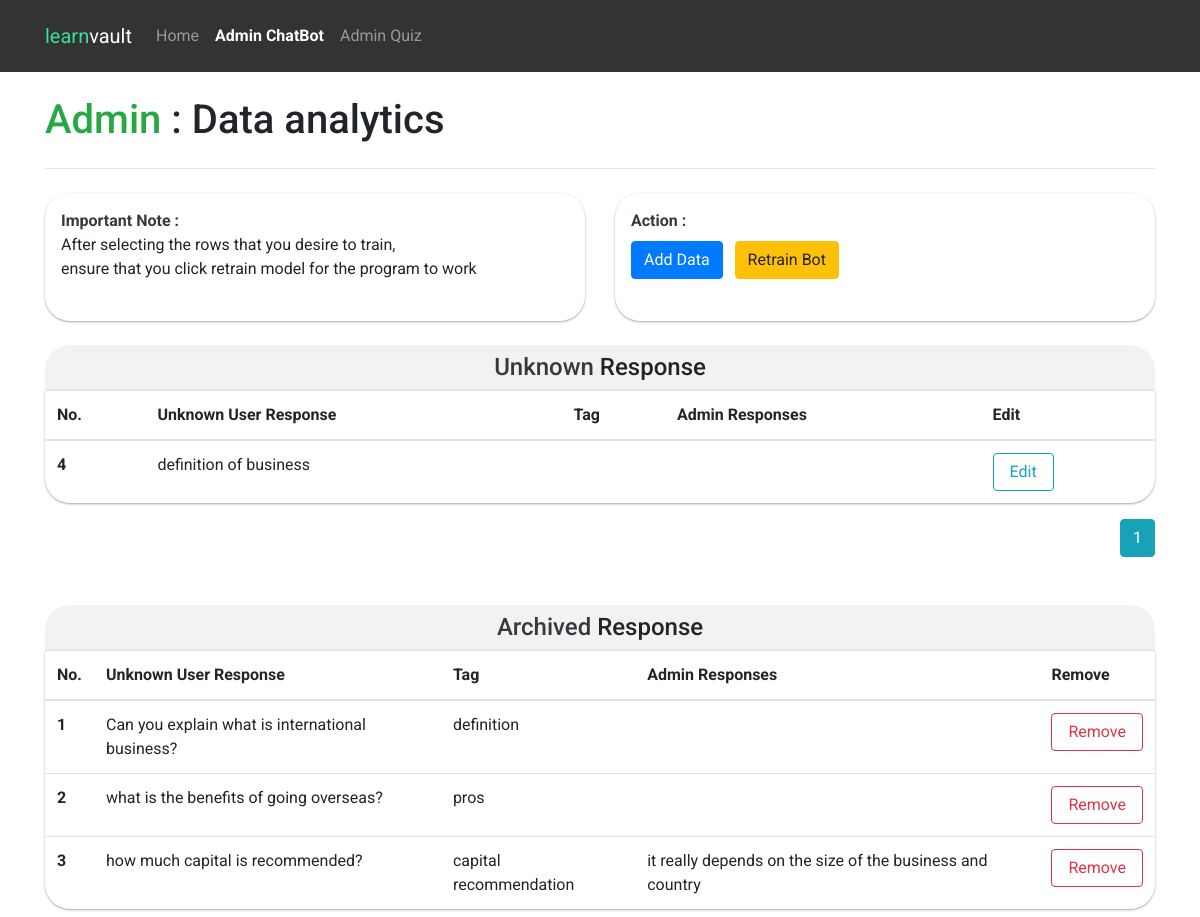
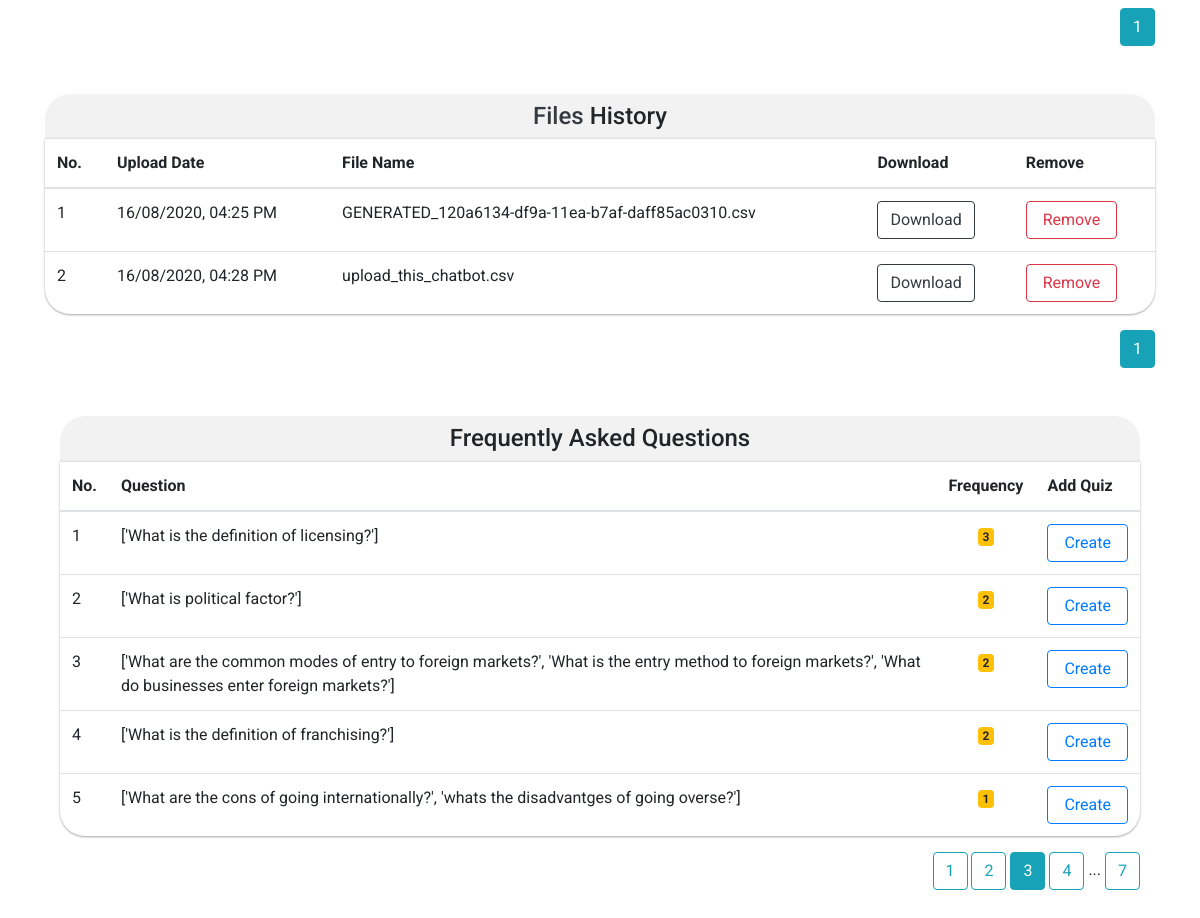
The page /table?page_training_data=3 on the database its author committed (2 pictures, top to bottom).
### main.py (models this page shows)
class Messages(db.Model):
    id = db.Column(db.Integer, primary_key=True)
    message_unknown = db.Column(db.String(200))
    isArchived = db.Column(db.Integer, default=0)
    tag = db.Column(db.String(200), default="")
    admin_response = db.Column(db.String(200), default="")

class Files(db.Model):
    id = db.Column(db.Integer, primary_key=True)
    fileName = db.Column(db.String(100))
    date = db.Column(db.String(20))

class training_data(db.Model):
    id = db.Column(db.Integer, primary_key=True)
    tag = db.Column(db.String(200), default="")
    pattern = db.Column(db.String(200))
    response = db.Column(db.String(200), default="")
    frequency = db.Column(db.Integer, default=0) # To see how often users ask this question

### main.py (the view)
@app.route("/table", methods=['GET', 'POST'])
def table():
    page = request.args.get('page', 1, type=int)
    all_data = (Messages.query.filter_by(isArchived=0)).paginate(page=page, per_page=5)
    page = request.args.get('page_archived', 1, type=int)
    archived_data = (Messages.query.filter_by(isArchived=1)).paginate(page=page, per_page=5)
    page = request.args.get('page_file', 1, type=int)
    file_data = (Files.query.filter_by(id=Files.id)).paginate(page=page, per_page=5)
    page = request.args.get('page_training_data', 1, type=int)
    database_training_data = (training_data.query.order_by(desc(training_data.frequency))).paginate(page=page, per_page=5)
    with open("training_data.json") as f:
        data = json.load(f)
        tag_list = []
        for dictionary in data['intents']:
            tag = dictionary['tag']
            tag_list.append(tag)
    return render_template("admin_chatbot.html", all_data=all_data, archived_data=archived_data, tag_list=tag_list,
                           file_data=file_data, database_training_data=database_training_data)

### templates/admin_chatbot.html (shortened to what this page needs)
<!DOCTYPE html>
<html lang="en">
<head>
    <link rel="stylesheet" href="https://stackpath.bootstrapcdn.com/bootstrap/4.4.1/css/bootstrap.min.css"
>
    <link rel="stylesheet" href="https://use.fontawesome.com/releases/v5.7.2/css/all.css"
>
</head>
<body>
<nav class="navbar navbar-expand-lg navbar-dark  py-3" style="background-color: rgba(0,0,0,0.8) !important;">
    <div class="container">
        <a class="navbar-brand" href="#"><span style="color:rgb(57, 224, 155)">learn</span>vault</a>
        <div class="collapse navbar-collapse" id="navbarNavDropdown">
            <ul class="navbar-nav">
                <li class="nav-item">
                    <a class="nav-link" href="{{ url_for('home') }}">Home</a>
                </li>
                <li class="nav-item active font-weight-bold">
                    <a class="nav-link" href="{{ url_for('table') }}">Admin ChatBot</a>
                </li>
                <li class="nav-item">
                    <a class="nav-link" href="{{ url_for('admin_quiz') }}">Admin Quiz</a>
                </li>
            </ul>
        </div>
    </div>
</nav>
<div class="container">
    <div class="row" style="margin-top:1rem">
        <div class="col-md-10">
            <h1 class="my-2"><span class="text-success">Admin</span> : Data analytics</h1>
        </div>
        <div class="col-md-2">
        </div>
    </div>
    <hr>
</div>
<div class="container">
    <div class="row my-4">
        <div class="col-md-6">
            <div class="box shadow-sm p-3" style="border-radius: 25px;height:8rem;">
                <p><strong class="text-dark">Important Note : </strong><br>After selecting the rows that you desire to
                    train,
                    <br> ensure that you click retrain model for the program to work</p>
            </div>
        </div>
        <div class="col-md-6">
            <div class="box shadow-sm p-3" style="border-radius: 25px;height: 8rem;">
                <strong class="text-dark">
                    Action :
                </strong>
                <br>
                <button type="button" class="btn btn-primary d-inline mt-2" data-toggle="modal"
                        data-target="#exampleModalCenterzz">
                    Add Data
                </button>
                <button type="button" class="btn btn-warning d-inline mt-2 ml-2" data-toggle="modal"
                        data-target="#exampleModal4444">
                    Retrain Bot
                </button>
            </div>
        </div>
    </div>
</div>
<div class="container mb-5">
    <h4 class="text-center p-2 m-0 table-title" style="background-color:rgba(0,0,0,.05);"><span
            class="text-dark">Unknown</span>
        Response </h4>
    <table class="table table-hover shadow-sm table-curved">
        <thead>
        <tr>
            <th scope="col">No.</th>
            <th scope="col">Unknown User Response</th>
            <th scope="col">Tag</th>
            <th scope="col">Admin Responses</th>
            <th scope="col">Edit</th>
        </tr>
        </thead>
        <tbody>
        {% for row in all_data.items %}
        <tr>
            <th scope="row">{{ row.id }}</th>
            <td>{{ row.message_unknown }}</td>
            <td>{{ row.tag }}</td>
            <td>{{ row.admin_response }}</td>
            <td>
                <button type="button" href="/update/{{ row.id }}" class="btn btn-outline-info px-3"
                        data-toggle="modal"
                        data-target="#exampleModal{{ row.id }}">
                    Edit
                </button>
            </td>
        </tr>
        {% endfor %}
        </tbody>
    </table>
    <div class="box-paginate text-right">
        {% for page_num in all_data.iter_pages(left_edge=1, right_edge=1, left_current=1, right_current=2) %}
        {% if page_num %}
        {% if all_data.page == page_num %}
        <a class="btn btn-info" href="{{ url_for('table', page=page_num) }}">{{ page_num }}</a>
        {% else %}
        <a class="btn btn-outline-info" href="{{ url_for('table', page=page_num) }}">{{ page_num }}</a>
        {% endif %}
        {% else %}
        ...
        {% endif %}
        {% endfor %}
    </div>
</div>
<div class="container mb-5 mt-3">
    <h4 class="text-center p-2 m-0 table-title" style="background-color:rgba(0,0,0,.05);"><span
            class="text-dark">Archived</span>
        Response </h4>
    <table class="table table-hover shadow-sm">
        <thead>
        <tr>
            <th scope="col">No.</th>
            <th scope="col">Unknown User Response</th>
            <th scope="col">Tag</th>
            <th scope="col">Admin Responses</th>
            <th scope="col">Remove</th>
        </tr>
        </thead>
        <tbody>
        {% for row in archived_data.items %}
        <tr>
            <th scope="row">{{ row.id }}</th>
            <td>{{ row.message_unknown }}</td>
            <td>{{ row.tag }}</td>
            <td>{{ row.admin_response }}</td>
            <td>
                <a href="/delete_model_messages/{{ row.id }}" class="btn btn-outline-danger px-3"
                   onclick="return confirm('Are you sure to delete?')">Remove</a>
            </td>
        </tr>
        {% endfor %}
        </tbody>
    </table>
    <div class="box-paginate text-right">
        {% for page_num in archived_data.iter_pages(left_edge=1, right_edge=1, left_current=1, right_current=2) %}
        {% if page_num %}
        {% if archived_data.page == page_num %}
        <a class="btn btn-info" href="{{ url_for('table', page_archived=page_num) }}">{{ page_num }}</a>
        {% else %}
        <a class="btn btn-outline-info" href="{{ url_for('table', page_archived=page_num) }}">{{ page_num }}</a>
        {% endif %}
        {% else %}
        ...
        {% endif %}
        {% endfor %}
    </div>
</div>
<div class="container mb-5 mt-3">
    <h4 class="text-center p-2 m-0 table-title" style="background-color:rgba(0,0,0,.05);"><span
            class="text-dark">Files</span> History</h4>
    <table class="table table-hover shadow-sm">
        <thead>
        <tr>
            <th scope="col">No.</th>
            <th scope="col">Upload Date</th>
            <th scope="col">File Name</th>
            <th scope="col">Download</th>
            <th scope="col">Remove</th>
        </tr>
        </thead>
        <tbody>
        {% for row in file_data.items %}
        <tr>
            <td>{{ row.id }}</td>
            <td>{{ row.date }}</td>
            <td>{{ row.fileName }}</td>
            <td>
                <a href="/download/{{ row.id }}" class="btn btn-outline-dark">Download</a>
            </td>
            <td>
                <a href="/delete_model_files/{{ row.id }}" class="btn btn-outline-danger px-3"
                   onclick="return confirm('Are you sure to delete?')">Remove</a>
            </td>
        </tr>
        {% endfor %}
        </tbody>
    </table>
    <div class="box-paginate text-right">
        {% for page_num in file_data.iter_pages(left_edge=1, right_edge=1, left_current=1, right_current=2) %}
        {% if page_num %}
        {% if file_data.page == page_num %}
        <a class="btn btn-info" href="{{ url_for('table', page_file=page_num) }}">{{ page_num }}</a>
        {% else %}
        <a class="btn btn-outline-info" href="{{ url_for('table', page_file=page_num) }}">{{ page_num }}</a>
        {% endif %}
        {% else %}
        ...
        {% endif %}
        {% endfor %}
    </div>
    <div class="container mb-5 mt-3">
        <h4 class="text-center p-2 m-0 table-title mt-5" style="background-color:rgba(0,0,0,.05);">Frequently Asked
            Questions</h4>
        <table class="table table-hover shadow-sm">
            <thead>
            <tr>
                <th scope="col">No.</th>
                <th scope="col">Question</th>
                <th scope="col">Frequency</th>
                <th scope="col">Add Quiz</th>
            </tr>
            </thead>
            <tbody>
            {% for row in database_training_data.items %}
            <tr>
                <td>{{ loop.index }}</td>
                <td>{{ row.pattern }}</td>
                <td class="text-center"><span class="badge badge-warning font-weight-bold">{{ row.frequency }}</span>
                </td>
                <td>
                    <a href="/admin_chatbot/{{ row.id }}" class="btn btn-outline-primary px-3"
                       onclick="return confirm('Are you sure to create quiz?')">Create</a>
                </td>
            </tr>
            {% endfor %}
            </tbody>
        </table>
        <div class="box-paginate text-right">
            {% for page_num in database_training_data.iter_pages(left_edge=1, right_edge=1, left_current=1,
            right_current=2) %}
            {% if page_num %}
            {% if database_training_data.page == page_num %}
            <a class="btn btn-info" href="{{ url_for('table', page_training_data=page_num) }}">{{ page_num }}</a>
            {% else %}
            <a class="btn btn-outline-info" href="{{ url_for('table', page_training_data=page_num) }}">{{ page_num
                }}</a>
            {% endif %}
            {% else %}
            ...
            {% endif %}
            {% endfor %}
        </div>
    </div>
</body>
</html>

### templates/admin_chatbot.html (style rules this page uses)
* { font-family: 'Roboto', sans-serif; }
.table { border-radius: 0 0 25px 25px; }
.table-title { border-radius: 25px 25px 0 0 !important; }
.shadow-sm { box-shadow: 0 1px 3px rgba(0, 0, 0, 0.12), 0 1px 2px rgba(0, 0, 0, 0.24) !important; }

### rows shown on the page
Messages: id "4", message_unknown "definition of business"
Messages: id "1", message_unknown "Can you explain what is international business?", tag "definition"
Messages: id "2", message_unknown "what is the benefits of going overseas?", tag "pros"
Messages: id "3", message_unknown "how much capital is recommended?", tag "capital recommendation", admin_response "it really depends on the size of the business and country"
Files: id "1", date "16/08/2020, 04:25 PM", fileName "GENERATED_120a6134-df9a-11ea-b7af-daff85ac0310.csv"
Files: id "2", date "16/08/2020, 04:28 PM", fileName "upload_this_chatbot.csv"
training_data: pattern "['What is the definition of licensing?']", frequency "3"
training_data: pattern "['What is political factor?']", frequency "2"
training_data: pattern "['What are the common modes of entry to foreign markets?', 'What is the entry method to foreign markets?', 'What do businesses enter foreign markets?']", frequency "2"
training_data: pattern "['What is the definition of franchising?']", frequency "2"
training_data: pattern "['What are the cons of going internationally?', 'whats the disadvantges of going overse?']", frequency "1"

### other values the page prints
{{ page_num }} "1"
{{ page_num }} "1" "2" "4" "7"
{{ page_num }} "3"
